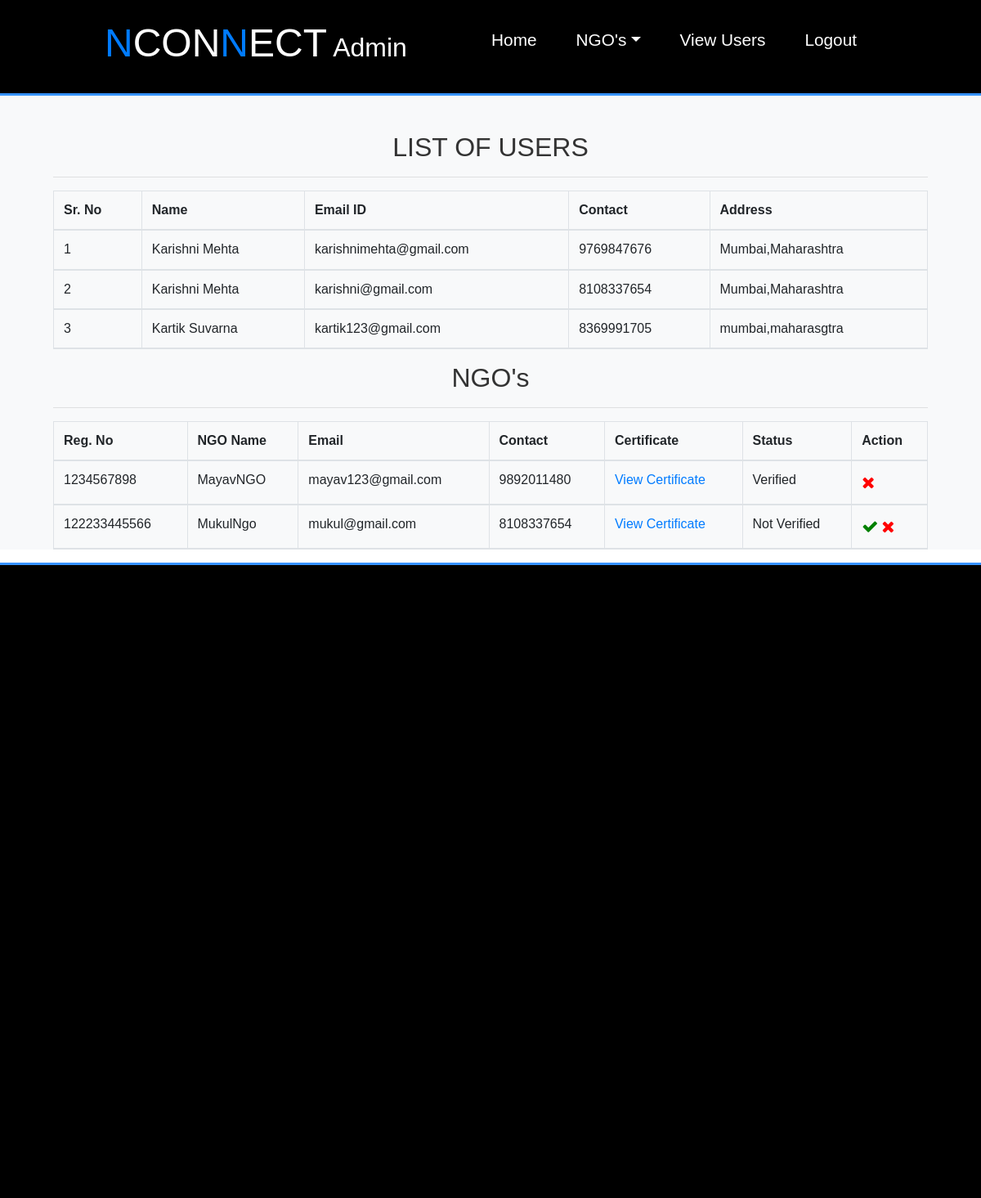
Screenshot of /view_users (signed in) with the database file from the repository.
### NGO_App/models.py (models this page shows, shortened)
class UserProfile(models.Model):
    user = models.OneToOneField(User,on_delete=models.CASCADE)
    contact = models.CharField(max_length=10)
    country=models.CharField(max_length=50)
    state=models.CharField(max_length=50)
    city=models.CharField(max_length=50)
    pincode=models.CharField(max_length=50)
    address_line_1=models.CharField(max_length=200)

class NGOProfile(models.Model):
    user = models.OneToOneField(User,on_delete=models.CASCADE)
    registration_number=models.CharField(unique=True,max_length=10)
    ngo_name=models.CharField(max_length=50)
    certificate=models.ImageField(blank=False,upload_to='certificate_pics')
    image=models.ImageField(upload_to='ngo_images')
    description=models.TextField(max_length=1000)
    contact = models.CharField(max_length=10)
    country=models.CharField(max_length=50)
    state=models.CharField(max_length=50)
    city=models.CharField(max_length=50)
    pincode=models.CharField(max_length=50)
    verfied=models.BooleanField(default=False)
    address_line_1=models.CharField(max_length=200)

### NGO_App/views.py (the view)
# urls.py: path('view_users',view_users,name="view_users"),
def view_users(request):
    if not request.user.is_staff:
        return redirect('adminlogin')
    users = UserProfile.objects.all()
    ngos = NGOProfile.objects.all()
    d={'users':users,'ngos':ngos}
    return render(request,'view_users.html',d)

### NGO_App/templates/view_users.html
{% extends 'adminnavigation.html' %}
{% load static %}
{% block admin_body %}
<section id="signup">
  <div class="bg-light">
    <br><br>
    <div class="container">
      <h2 class="text-center">LIST OF USERS</h2>
      <hr>
      <table class="table table-bordered" id=mytable>
        <thead>
          <tr>
            <th>Sr. No</th>
            <th>Name</th>
            <th>Email ID</th>
            <th>Contact</th>
            <th>Address</th>
          </tr>
          {% for i in users %}
          <tr>
            <td>{{forloop.counter}}</td>
            <td style='text-transform:capitalize;'>{{i.user.first_name}} {{i.user.last_name}}</td>
            <td>{{i.user.username}}</td>
            <td>{{i.contact}}</td>
            <td>{{i.city}},{{i.state}}</td>
          </tr>
          {% endfor %}
        </thead>
      </table>
    </div>
    <div class="container">
      <h2 class="text-center">NGO's</h2>
      <hr>
      <table class="table table-bordered" id=mytable>
        <thead>
          <tr>
            <th>Reg. No</th>
            <th>NGO Name</th>
            <th>Email</th>
            <th>Contact</th>
            <th>Certificate</th>
            <th>Status</th>
            <th>Action</th>
          </tr>
          {% for i in ngos %}
          <tr>
            <td>{{i.registration_number}}</td>
            <td>{{i.ngo_name}}</td>
            <td>{{i.user.username}}</td>
            <td>{{i.contact}}</td>
            <td><a href="{{i.certificate.url}}">View Certificate</a></td>
            {% if i.verfied%}
            <td>Verified</td>
            <td><a href="{% url 'delete_ngo_2' i.id %}" style="color:red;font-size:20px;"><i class="fa fa-times" ></i></a></td>
            {% else %}
            <td>Not Verified</td>
            <td>
              <a href="{% url 'verify_ngo' i.id %}" style="color:green;font-size:20px;"><i class="fa fa-check" ></i></a>
              <a href="{% url 'delete_ngo_2' i.id %}" style="color:red;font-size:20px;"><i class="fa fa-times" ></i></a>
            </td>
            {% endif %}
          </tr>
          {% endfor %}
        </thead>
      </table>
    </div>
  </div>
</section>
{% endblock %}

### NGO_App/static/css/full.css (style rules this page uses)
* { margin:0; padding: 0; box-sizing: border-box; scroll-behavior: smooth; }
body { font-family: Arial, sans-serif; line-height: 1.4; color: #fff; overflow-x: scroll; }
.container { max-width: 1100px; margin: auto; }
.bg-light { background: #f4f4f4; color: #333; }

### rows the page displays
UserProfile: user.first_name "Karishni", user.last_name "Mehta", user.username "karishnimehta@gmail.com", contact "9769847676", city "Mumbai", state "Maharashtra"
UserProfile: user.first_name "Karishni", user.last_name "Mehta", user.username "karishni@gmail.com", contact "8108337654", city "Mumbai", state "Maharashtra"
UserProfile: user.first_name "Kartik", user.last_name "Suvarna", user.username "kartik123@gmail.com", contact "8369991705", city "mumbai", state "maharasgtra"
NGOProfile: registration_number "1234567898", ngo_name "MayavNGO", user.username "mayav123@gmail.com", contact "9892011480", verfied "Verified"
NGOProfile: registration_number "122233445566", ngo_name "MukulNgo", user.username "mukul@gmail.com", contact "8108337654", verfied "Not Verified"
